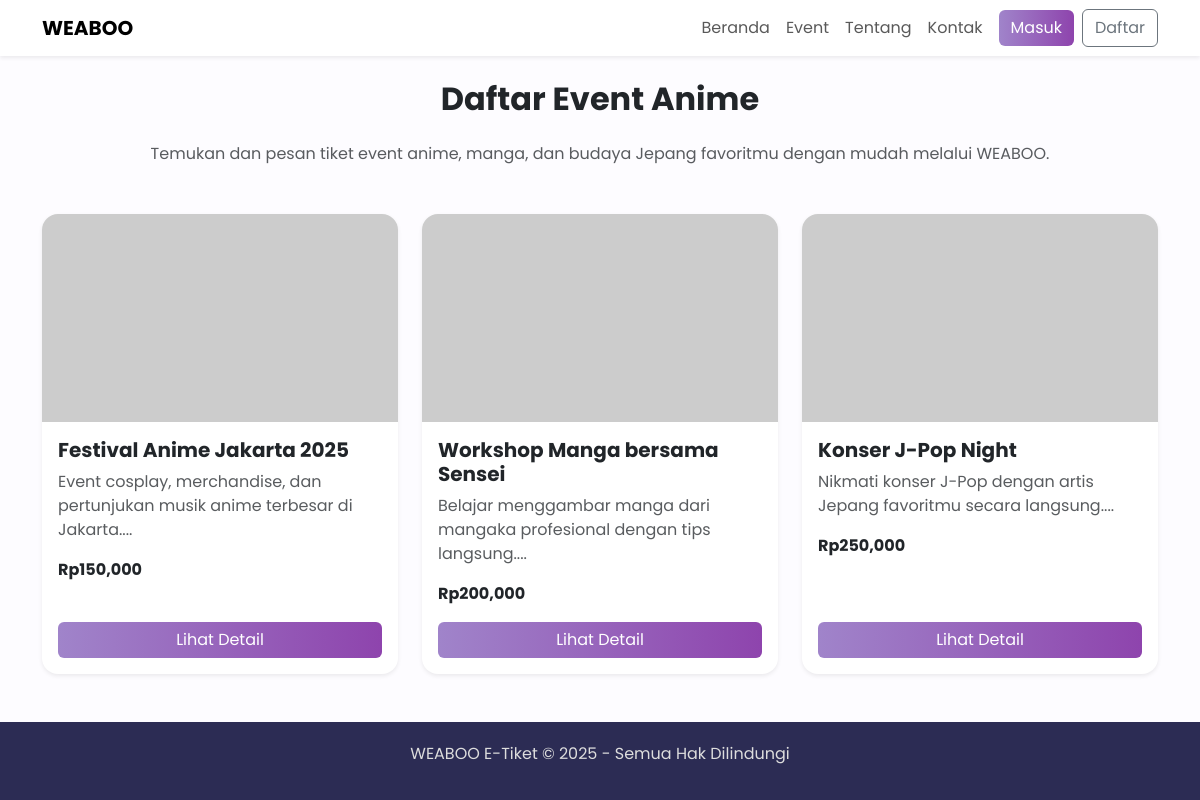
The page / on the database its author committed.
### app.py (models this page shows)
class Event(db.Model):
    id = db.Column(db.Integer, primary_key=True)
    title = db.Column(db.String(100), nullable=False)
    description = db.Column(db.Text, nullable=False)
    price = db.Column(db.Integer, nullable=False)
    stock = db.Column(db.Integer, nullable=False)

### app.py (the view)
@app.route("/")
def home():
    events = Event.query.all()
    return render_template("home.html", events=events)

### templates/home.html (shortened to what this page needs)
{% extends "base.html" %}
{% block content %}
<h2 class="fw-bold text-center mb-4">Daftar Event Anime</h2>
<p class="text-center text-muted mb-5">Temukan dan pesan tiket event anime, manga, dan budaya Jepang favoritmu dengan mudah melalui WEABOO.</p>
<div class="row g-4">
    {% for event in events %}
        <div class="col-md-4">
            <div class="card h-100 shadow-sm border-0 rounded-4">
                <img src="https://placehold.co/600x350?text={{ event.title | urlencode }}" class="card-img-top rounded-top-4" alt="{{ event.title }}">
                <div class="card-body d-flex flex-column">
                    <h5 class="card-title fw-bold">{{ event.title }}</h5>
                    <p class="card-text text-muted">{{ event.description[:100] }}...</p>
                    <p class="fw-bold text-purple">Rp{{ "{:,}".format(event.price) }}</p>
                    <a href="{{ url_for('detail_event', event_id=event.id) }}" class="btn btn-gradient mt-auto">Lihat Detail</a>
                </div>
            </div>
        </div>
    {% else %}
        <p class="text-center">Belum ada event tersedia saat ini.</p>
    {% endfor %}
</div>
{% endblock %}

### templates/base.html (shortened to what this page needs)
<!DOCTYPE html>
<html lang="id">
<head>
    <link href="https://cdn.jsdelivr.net/npm/bootstrap@5.3.3/dist/css/bootstrap.min.css" rel="stylesheet" />
</head>
<body>
    <nav class="navbar navbar-expand-lg navbar-light bg-white shadow-sm">
        <div class="container">
            <a class="navbar-brand fw-bold text-purple" href="{{ url_for('home') }}">WEABOO</a>
            <div class="collapse navbar-collapse" id="navbarNav">
                <ul class="navbar-nav ms-auto align-items-center">
                    <li class="nav-item"><a class="nav-link" href="{{ url_for('home') }}">Beranda</a></li>
                    <li class="nav-item"><a class="nav-link" href="{{ url_for('events') }}">Event</a></li>
                    <li class="nav-item"><a class="nav-link" href="{{ url_for('tentang') }}">Tentang</a></li>
                    <li class="nav-item"><a class="nav-link" href="{{ url_for('kontak') }}">Kontak</a></li>
                    {% if current_user.is_authenticated %}
                        <li class="nav-item ms-2"><a class="btn btn-outline-secondary" href="{{ url_for('logout') }}">Keluar</a></li>
                    {% else %}
                        <li class="nav-item ms-2"><a class="btn btn-gradient" href="{{ url_for('login') }}">Masuk</a></li>
                        <li class="nav-item ms-2"><a class="btn btn-outline-secondary" href="{{ url_for('register') }}">Daftar</a></li>
                    {% endif %}
                </ul>
            </div>
        </div>
    </nav>
    <div class="container mt-4">
        {% block content %}{% endblock %}
    </div>
    <footer class="text-center mt-5">
        <p>WEABOO E-Tiket &copy; 2025 - Semua Hak Dilindungi</p>
    </footer>
</body>
</html>

### templates/base.html (style rules this page uses)
body { font-family: 'Poppins', sans-serif; background: #fdfcff; }
.btn-gradient { background: linear-gradient(90deg, #a084ca, #8e44ad); color: white; border: none; }
footer { background: #2c2c54; color: #ddd; padding: 20px 0; }

### rows shown on the page
Event: title "Festival Anime Jakarta 2025", description "Event cosplay, merchandise, dan pertunjukan musik anime terbesar di Jakarta.", price "150,000"
Event: title "Workshop Manga bersama Sensei", description "Belajar menggambar manga dari mangaka profesional dengan tips langsung.", price "200,000"
Event: title "Konser J-Pop Night", description "Nikmati konser J-Pop dengan artis Jepang favoritmu secara langsung.", price "250,000"
